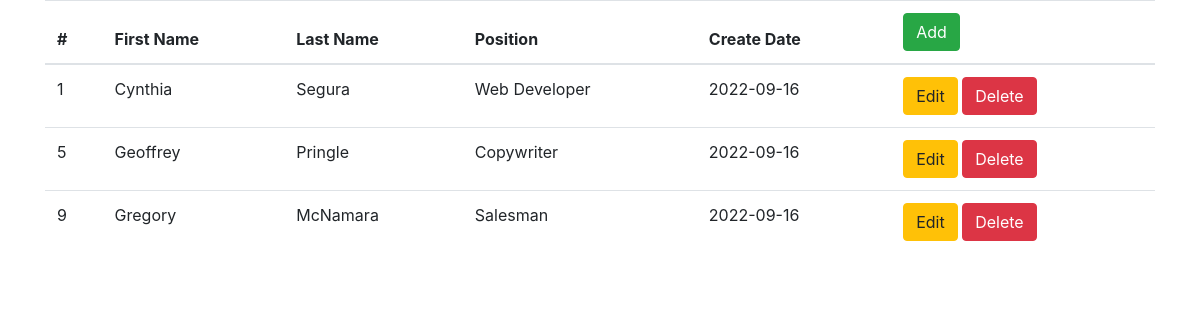
The page / on the database its author committed.
### tables this page shows
CREATE TABLE `users` (
  `id` int(11) NOT NULL,
  `first_name` varchar(50) NOT NULL,
  `last_name` varchar(50) NOT NULL,
  `position` varchar(50) NOT NULL,
  `created_date` date NOT NULL DEFAULT current_timestamp()
);

### application/controllers/UserController.php (called while the page is built, shortened)
<?php
class UserController extends CI_Controller {
    public function index()
    {
        $this->load->model('UserModel');
        $usermodel = new UserModel;
        $this->data['users'] = $usermodel->users();
        $this->load->view('templates/header');
        $this->load->view('user/index', $this->data);
        $this->load->view('templates/footer');
    }
}

### index.php (called while the page is built, shortened)
<?php
require_once BASEPATH.'core/CodeIgniter.php';

### application/models/UserModel.php (called while the page is built, shortened)
<?php
class UserModel extends CI_Model {
    public function users()
    {
        return $this->db->get('users')->result();
    }
}

### application/views/user/index.php (the view)
<div class="container">
    <div class="row">
        <div class="col-md-12">
            <table class="table">
                <thead>
                    <tr>
                        <th scope="col">#</th>
                        <th scope="col">First Name</th>
                        <th scope="col">Last Name</th>
                        <th scope="col">Position</th>
                        <th scope="col">Create Date</th>
                        <th scope="col">
                            <a class="btn btn-success" href="<?= base_url('user/create') ?>">Add</a>
                        </th>
                    </tr>
                </thead>
                <tbody>
                    <?php foreach ($users as $user): ?>
                        <tr>
                            <td scope="row"><?= $user->id ?></td>
                            <td><?= $user->first_name ?></td>
                            <td><?= $user->last_name ?></td>
                            <td><?= $user->position ?></td>
                            <td><?= $user->created_date ?></td>
                            <td>
                                <a href="<?= base_url('user/edit/' . $user->id) ?>" type="button" class="btn btn-warning">Edit</a>
                                <a href="<?= base_url('user/delete/' . $user->id) ?>" type="button" class="btn btn-danger">Delete</a>
                            </td>
                        </tr>
                    <?php endforeach; ?>
                </tbody>
            </table>
        </div>
    </div>
</div>

### application/views/templates/header.php (shortened to what this page needs)
<!DOcTYPE html>
<html lang="en">
<head>
    <link rel="stylesheet" href="https://cdn.jsdelivr.net/npm/bootstrap@4.6.2/dist/css/bootstrap.min.css">
</head>
<body>

### application/views/templates/footer.php (shortened to what this page needs)
</body>
</html>

### rows shown on the page
users: id "1", first_name "Cynthia", last_name "Segura", position "Web Developer", created_date "2022-09-16"
users: id "5", first_name "Geoffrey", last_name "Pringle", position "Copywriter", created_date "2022-09-16"
users: id "9", first_name "Gregory", last_name "McNamara", position "Salesman", created_date "2022-09-16"
